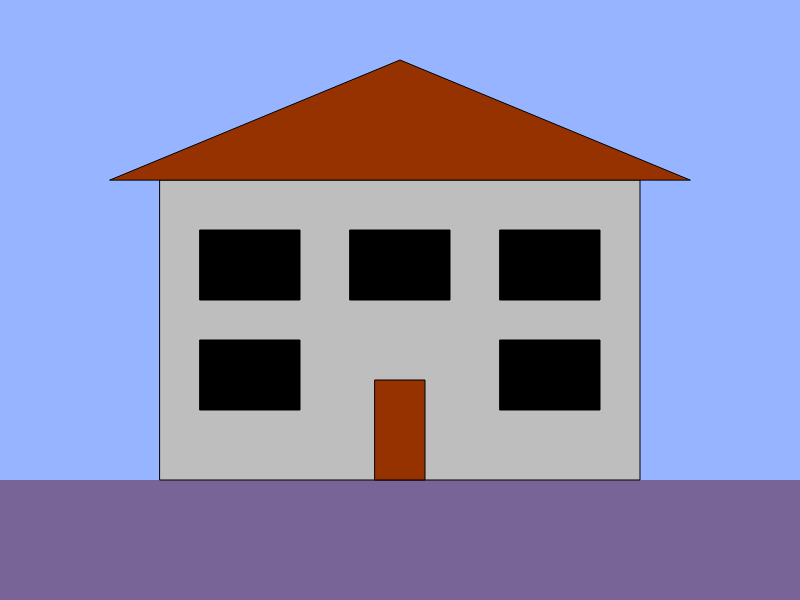
Frame 1 (no input)
Frame 60 (no input): identical to frame 1, image omitted
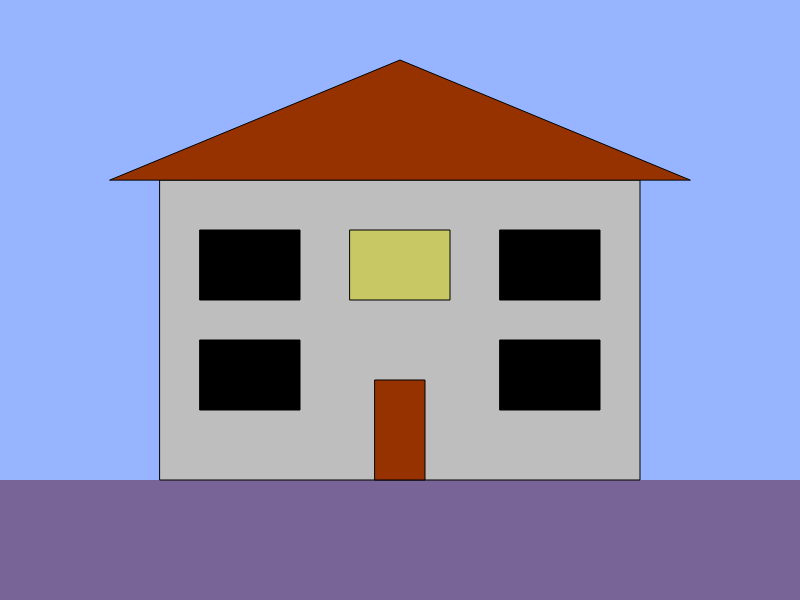
Frame 120 (the mouse pressed at the canvas centre since frame 60)

The p5.js sketch that drew these frames (run headless with seeded random() and noise() and a simulated clock; from frame 60 on, the mouse is pressed at the canvas centre):

// p5.js sketch
// ── sketch.js


var house;
var windows;
var ground;

function setup()
{
    createCanvas(800,600);
    
    ground = {x: 0,
              y: height * 0.8,
              color : [120, 100, 150]}
    
    house = {x: width * 0.2,
             y: height * 0.3,
             width: width * 0.6,
             height: height * 0.5,
             color_main: [190, 190, 190],
             color_add: [150, 50, 0]};
    
    windows = [{x: house.x + 40, 
                y: house.y + 50,
                height: 70,
                width: 100,
                color_on: [200, 200, 100],
                color_off: [0, 0, 0],
                on: false}, 
               {x: house.x + house.width - 140, 
                y: house.y + 50,
                height: 70,
                width: 100,
                color_on: [200, 200, 100],
                color_off: [0, 0, 0],
                on: false}, 
               {x: house.x + house.width/2 - 50, 
                y: house.y + 50,
                height: 70,
                width: 100,
                color_on: [200, 200, 100],
                color_off: [0, 0, 0],
                on: false}, 
               {x: house.x + 40, 
                y: house.y + house.height - 140,
                height: 70,
                width: 100,
                color_on: [200, 200, 100],
                color_off: [0, 0, 0],
                on: false}, 
               {x: house.x + house.width - 140, 
                y: house.y + house.height - 140,
                height: 70,
                width: 100,
                color_on: [200, 200, 100],
                color_off: [0, 0, 0],
                on: false}]
}

function draw()
{
    
    background(150,180,255);
    noStroke();
    drawGround();
    drawHouse();
    
    for (let i = 0 ; i < windows.length ; i++)
        {
            drawWindows(windows[i]);
        }
    
}

function drawHouse()
{
    //draw a house
    push();
    stroke(0, 0, 0);
    fill(house.color_main);
    rect(house.x, house.y, house.width, house.height);
    
    fill(house.color_add);
    triangle(house.x - 50, house.y, house.x + house.width/2, height * 0.10, house.x + house.width + 50, house.y);
    rect(house.x + house.width/2 - 25, house.y + house.height - 100, 50, 100);
    pop();
}

function drawGround()
{
    fill(ground.color);
    rect(ground.x, ground.y, width, height - ground.y);
}

function drawWindows(window)
{
    push();
    stroke(0, 0, 0);
    if (window.on)fill(window.color_on);
    else fill(window.color_off);
    rect(window.x, window.y, window.width, window.height);
    pop();
}

function switchLight(room)
{
    room.on = !room.on;
}

function mousePressed()
{
    for (let i = 0 ; i < windows.length ; i++)
        {
            if (((mouseX >= windows[i].x) && (mouseX <= windows[i].x + windows[i].width)) && 
            ((mouseY >= windows[i].y) && (mouseY <= windows[i].y + windows[i].height)))
                {
                    switchLight(windows[i]);
                }
        }
    
}
